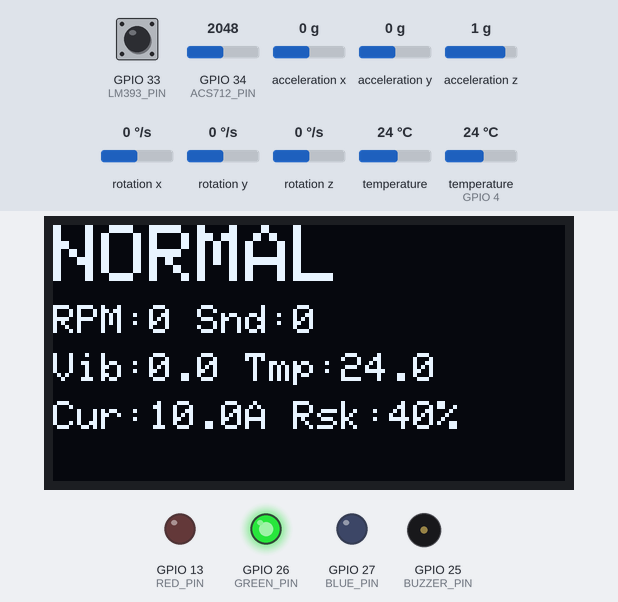
The sketch below on a simulated ESP32. Parts: 128×64 one-colour display, output pins drawn as LEDs (lit = HIGH), buzzer (waves = sounding, pin HIGH). Inputs (shaded band) come from the test bench; at power-on: acceleration z 1 g, temperature (sensor on GPIO 4) 24 °C, GPIO 34 (ACS712_PIN) = 2048, GPIO 33 (LM393_PIN) HIGH, acceleration x 0 g, acceleration y 0 g, rotation x 0 °/s, rotation y 0 °/s, rotation z 0 °/s, temperature 24 °C. WiFi joins after 1.5 s; servers stay silent unless stated; I2S audio is not simulated (input reads silence).

Above: at 3.8 s.
3.9 s: acceleration z set to 0.7 g
At 5.4 s:
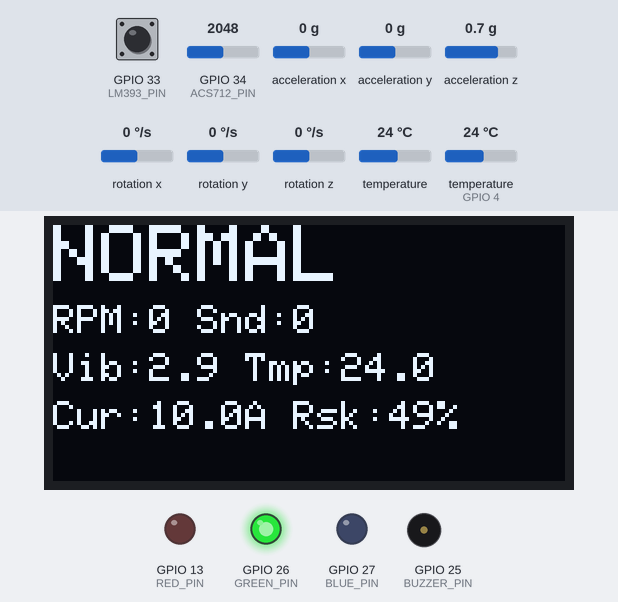
6.5 s: acceleration z set to 0.4 g
At 9.9 s:
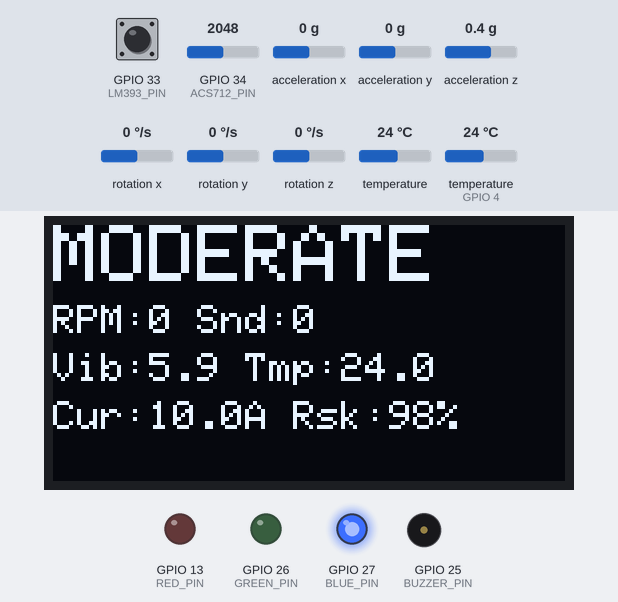
10.2 s: acceleration z set to -1.4 g
At 13.3 s:
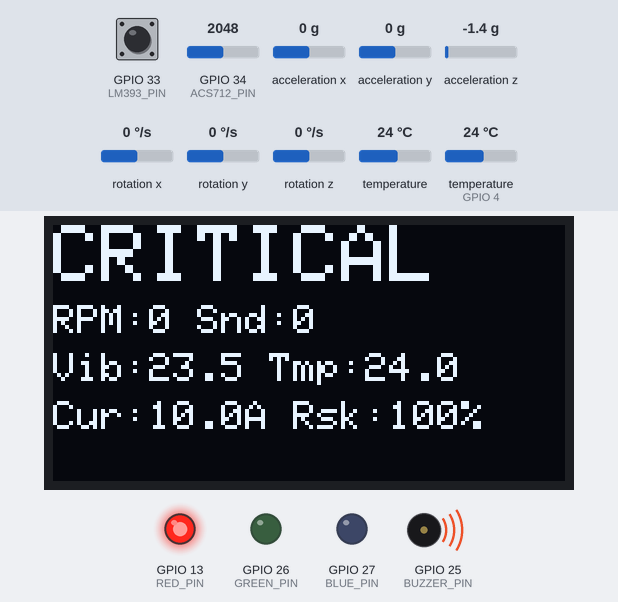
13.8 s: temperature (sensor on GPIO 4) set to 12 °C
At 15.0 s:
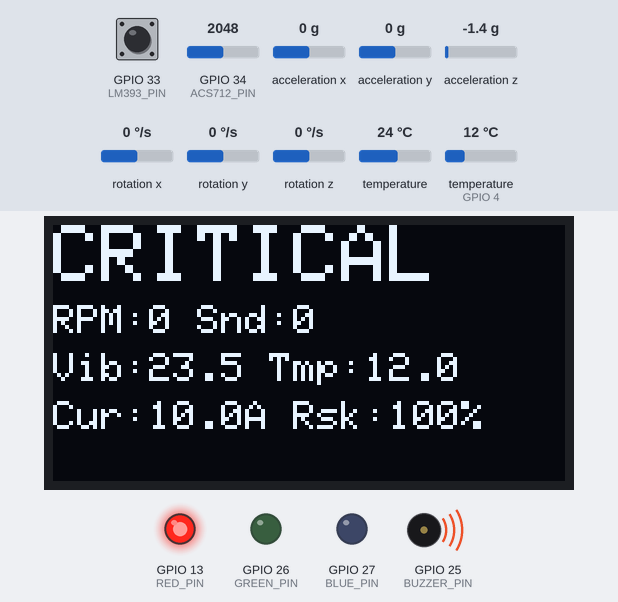
15.6 s: GPIO 34 (ACS712_PIN) set to 2866
At 16.7 s:
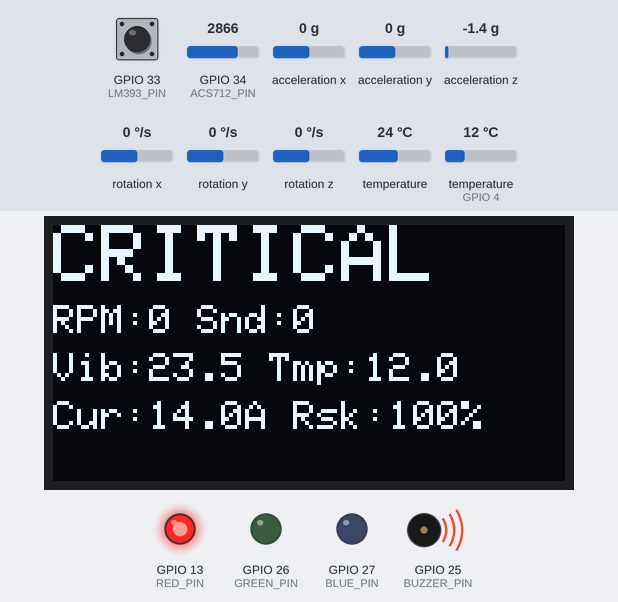
17.4 s: GPIO 33 (LM393_PIN) pulled LOW for 0.15 s
Timing chart, 0 to 20.4 s (numbered marks = the images above; inputs shaded):
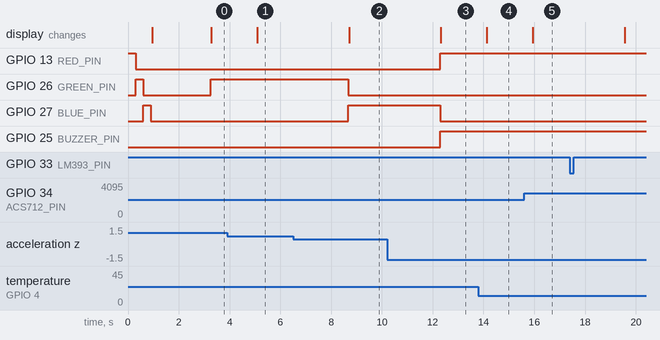

Measured:
- the behaviour switches between 0.6 and 0.5 g on acceleration z (found by bisection; images 1 and 2)
- after the input at 3.9 s, the display: changes after 1.2 s (image 1)
- after the input at 6.5 s, GPIO 26 (GREEN_PIN): HIGH → LOW after 2.2 s; GPIO 27 (BLUE_PIN): LOW → HIGH after 2.2 s; the display: changes after 2.2 s (image 2)
- after the input at 10.2 s, GPIO 13 (RED_PIN), GPIO 25 (BUZZER_PIN): LOW → HIGH after 2.1 s; GPIO 27 (BLUE_PIN): HIGH → LOW after 2.1 s; the display: changes after 2.1 s (image 3)
- after the input at 13.8 s, the display: changes after 0.33 s (image 4)
- after the input at 15.6 s, the display: changes after 0.34 s (image 5)

The sketch:

PredictiveMaintenance.ino
```cpp
#include <WiFi.h>
#include <WebServer.h>
#include <Wire.h>
#include <Adafruit_MPU6050.h>
#include <Adafruit_Sensor.h>
#include <Adafruit_GFX.h>
#include <Adafruit_SSD1306.h>
#include <OneWire.h>
#include <DallasTemperature.h>
#include <WiFiClientSecure.h>
#include <UniversalTelegramBot.h>
#include <ArduinoJson.h>
#include <driver/i2s.h>

// --- 1. Venue Wi-Fi (MUST BE 2.4GHz) ---
const char* ssid_sta = "ABCDD";
const char* password_sta = "12344321";

// --- 2. Access Point (Local Dashboard) ---
const char* ssid_ap = "MotorHealth_Demo";
const char* password_ap = "password123";

// --- 3. Telegram Bot Details ---
#define BOT_TOKEN "PASTE YOUR TOKEN"
#define CHAT_ID "PASTE YOUR ID"

WiFiClientSecure secured_client;
UniversalTelegramBot bot(BOT_TOKEN, secured_client);
unsigned long lastTelegramTime = 0;
const unsigned long telegramCooldown = 30000;

WebServer server(80);

// --- Hardware Objects & Pins ---
Adafruit_SSD1306 display(128, 64, &Wire, -1);
Adafruit_MPU6050 mpu;
OneWire oneWire(4);
DallasTemperature ds18b20(&oneWire);

#define ACS712_PIN 34
#define LM393_PIN 33
#define BUZZER_PIN 25
#define RED_PIN 13
#define GREEN_PIN 26
#define BLUE_PIN 27

// --- INMP441 I2S Pins ---
#define I2S_SCK 18
#define I2S_WS 19
#define I2S_SD 32

// --- Global Variables ---
volatile unsigned int pulseCount = 0;
unsigned int currentRpm = 0;
unsigned long lastRpmTime = 0;
float currentSoundLevel = 0;
String latestJson = "{}";

// --- RPM FIX SETTINGS ---
const int ENCODER_HOLES = 20; // CHANGE THIS to match the holes on your black disk
volatile unsigned long lastInterruptTime = 0;

void IRAM_ATTR countPulse() {
  unsigned long interruptTime = millis();
  // Debounce filter: Ignores noise triggering faster than 1 millisecond
  if (interruptTime - lastInterruptTime > 1) {
    pulseCount++;
    lastInterruptTime = interruptTime;
  }
}

// --- Setup I2S Mic ---
void setupI2S() {
  i2s_config_t i2s_config = {
    .mode = (i2s_mode_t)(I2S_MODE_MASTER | I2S_MODE_RX),
    .sample_rate = 16000,
    .bits_per_sample = I2S_BITS_PER_SAMPLE_32BIT,
    .channel_format = I2S_CHANNEL_FMT_ONLY_LEFT,
    .communication_format = I2S_COMM_FORMAT_STAND_I2S,
    .intr_alloc_flags = ESP_INTR_FLAG_LEVEL1,
    .dma_buf_count = 4,
    .dma_buf_len = 256,
    .use_apll = false,
    .tx_desc_auto_clear = false,
    .fixed_mclk = 0
  };
  i2s_pin_config_t pin_config = {
    .bck_io_num = I2S_SCK,
    .ws_io_num = I2S_WS,
    .data_out_num = I2S_PIN_NO_CHANGE,
    .data_in_num = I2S_SD
  };
  i2s_driver_install(I2S_NUM_0, &i2s_config, 0, NULL);
  i2s_set_pin(I2S_NUM_0, &pin_config);
}

// --- Read Microphone Amplitude ---
float readMic() {
  int32_t sample = 0;
  size_t bytesRead;
  long maxSample = 0;

  for (int i = 0; i < 256; i++) {
    i2s_read(I2S_NUM_0, &sample, sizeof(sample), &bytesRead, portMAX_DELAY);
    if (bytesRead > 0) {
      sample >>= 14;
      if (abs(sample) > maxSample) { maxSample = abs(sample); }
    }
  }
  return maxSample;
}

// --- HTML Dashboard (3-Column Layout with Limits) ---
const char index_html[] PROGMEM = R"rawliteral(
<!DOCTYPE HTML><html>
<head>
  <title>Motor Dashboard</title>
  <meta name="viewport" content="width=device-width, initial-scale=1">
  <style>
    body { font-family: Arial; text-align: center; margin: 0; background-color: #121212; color: white;}
    h1 { color: #00adb5; font-size: 28px; margin-top: 20px; }

    .dashboard-container { display: flex; flex-wrap: wrap; justify-content: center; align-items: flex-start; gap: 20px; padding: 20px; }
    .side-panel { background-color: #1e1e1e; padding: 20px; width: 100%; max-width: 250px; border-radius: 10px; }
    .center-panel { width: 100%; max-width: 400px; }
    .card { background-color: #1e1e1e; padding: 15px; margin-bottom: 20px; border-radius: 10px; }

    h3 { color: #00adb5; font-size: 18px; margin-top: 0; border-bottom: 1px solid #333; padding-bottom: 10px; }
    .val { font-size: 20px; font-weight: bold; color: #eeeeee; }

    .status-NORMAL { color: #00FF00; font-size: 24px; font-weight: bold; }
    .status-MODERATE { color: #0088FF; font-size: 24px; font-weight: bold; }
    .status-CRITICAL { color: #FF0000; font-size: 24px; font-weight: bold; }

    .hazard-NORMAL { color: #00FF00; font-size: 20px; font-weight: bold; margin-top: 20px; display: block; }
    .hazard-ALERT { color: #FF4500; font-size: 20px; font-weight: bold; margin-top: 20px; display: block; }

    .risk { color: #FF4500; font-size: 18px; font-weight: bold; margin-top:5px; }
    .ai-box { border: 1px solid #00adb5; padding: 10px; margin-top: 15px; border-radius: 5px; background: #2a2a2a; color: #00adb5; font-weight: bold;}

    .peak-stat { margin: 15px 0; text-align: left; border-left: 3px solid #00adb5; padding-left: 10px;}
    .peak-label { font-size: 14px; color: #aaaaaa; }
  </style>
  <script>
    let peakVib = 0;
    let peakTemp = 0;
    let peakRpm = 0;
    let peakCurr = 0;

    setInterval(function() {
      fetch('/data').then(response => response.json()).then(data => {
        // Update Center Metrics
        document.getElementById("vib").innerHTML = data.vib.toFixed(2);
        document.getElementById("temp").innerHTML = data.temp.toFixed(1);
        document.getElementById("rpm").innerHTML = data.rpm;
        document.getElementById("snd").innerHTML = data.snd.toFixed(0);
        document.getElementById("curr").innerHTML = data.curr.toFixed(2);
        document.getElementById("risk").innerHTML = "System Risk: " + data.risk.toFixed(1) + "%";
        document.getElementById("ai").innerHTML = data.ai;

        let statusEl = document.getElementById("status");
        statusEl.innerHTML = data.state;
        statusEl.className = "status-" + data.state;

        // Update Left Side (Hazard Reason)
        let hazardEl = document.getElementById("hazard-reason");
        hazardEl.innerHTML = data.reason;
        hazardEl.className = data.state === "NORMAL" ? "hazard-NORMAL" : "hazard-ALERT";

        // Update Right Side (Peak Values)
        if (data.vib > peakVib) { peakVib = data.vib; document.getElementById("p-vib").innerText = peakVib.toFixed(2) + " m/s²"; }
        if (data.temp > peakTemp && data.temp != -127.0) { peakTemp = data.temp; document.getElementById("p-temp").innerText = peakTemp.toFixed(1) + " °C"; }
        if (data.rpm > peakRpm) { peakRpm = data.rpm; document.getElementById("p-rpm").innerText = peakRpm + " RPM"; }
        if (data.curr > peakCurr) { peakCurr = data.curr; document.getElementById("p-curr").innerText = peakCurr.toFixed(2) + " A"; }
      });
    }, 500);
  </script>
</head>
<body>
  <h1>Edge Motor Diagnostics</h1>

  <div class="dashboard-container">

    <!-- LEFT PANEL: Hazard Trigger -->
    <div class="side-panel">
      <h3>Active Hazard</h3>
      <span id="hazard-reason" class="hazard-NORMAL">Loading...</span>
    </div>

    <!-- CENTER PANEL: Live Metrics -->
    <div class="center-panel">
      <div class="card">
        <p>System Status</p>
        <p id="status" class="status-NORMAL">LOADING...</p>
        <p id="risk" class="risk">System Risk: 0%</p>
        <div class="ai-box">AI Diagnosis: <span id="ai">Analyzing...</span></div>
      </div>
      <div class="card" style="text-align: left; padding: 15px 25px;">
        <p>Speed: <span id="rpm" class="val">0</span> RPM <br><span style="font-size:13px; color:#aaa;">[Mod: >1000 | Crit: >1300]</span></p>
        <p>Vib (Z): <span id="vib" class="val">0.00</span> m/s&sup2; <br><span style="font-size:13px; color:#aaa;">[Mod: >4.0 | Crit: >6.0]</span></p>
        <p>Current: <span id="curr" class="val">0.00</span> A <br><span style="font-size:13px; color:#aaa;">[Mod: >15.0A]</span></p>
        <p>Temp: <span id="temp" class="val">0.0</span> &deg;C <br><span style="font-size:13px; color:#aaa;">[Crit: >60&deg;C]</span></p>
        <p>Sound: <span id="snd" class="val">0</span> <br><span style="font-size:13px; color:#aaa;">[Mod: >2000 | Crit: >5000]</span></p>
      </div>
    </div>

    <!-- RIGHT PANEL: Peak Session Values -->
    <div class="side-panel">
      <h3>Peak Session Data</h3>
      <div class="peak-stat">
        <div class="peak-label">Max Vibration</div>
        <div id="p-vib" class="val">0.00 m/s&sup2;</div>
      </div>
      <div class="peak-stat">
        <div class="peak-label">Max Temperature</div>
        <div id="p-temp" class="val">0.0 &deg;C</div>
      </div>
      <div class="peak-stat">
        <div class="peak-label">Max Speed</div>
        <div id="p-rpm" class="val">0 RPM</div>
      </div>
      <div class="peak-stat">
        <div class="peak-label">Max Current</div>
        <div id="p-curr" class="val">0.00 A</div>
      </div>
    </div>

  </div>
</body>
</html>)rawliteral";

void setup() {
  Serial.begin(115200);

  pinMode(ACS712_PIN, INPUT);
  pinMode(LM393_PIN, INPUT_PULLUP);
  pinMode(BUZZER_PIN, OUTPUT);
  pinMode(RED_PIN, OUTPUT);
  pinMode(GREEN_PIN, OUTPUT);
  pinMode(BLUE_PIN, OUTPUT);

  // LED Boot Test
  digitalWrite(RED_PIN, HIGH); delay(300); digitalWrite(RED_PIN, LOW);
  digitalWrite(GREEN_PIN, HIGH); delay(300); digitalWrite(GREEN_PIN, LOW);
  digitalWrite(BLUE_PIN, HIGH); delay(300); digitalWrite(BLUE_PIN, LOW);

  attachInterrupt(digitalPinToInterrupt(LM393_PIN), countPulse, FALLING);

  display.begin(SSD1306_SWITCHCAPVCC, 0x3C);
  display.clearDisplay(); display.setTextColor(WHITE);
  display.setCursor(0, 10); display.println("Booting System...");
  display.display();

  WiFi.mode(WIFI_AP_STA);
  WiFi.begin(ssid_sta, password_sta);
  long startAttemptTime = millis();
  while (WiFi.status() != WL_CONNECTED && millis() - startAttemptTime < 10000) { delay(500); }
  WiFi.softAP(ssid_ap, password_ap);

  secured_client.setInsecure();
  setupI2S();
  mpu.begin();
  mpu.setAccelerometerRange(MPU6050_RANGE_8_G);
  ds18b20.begin();

  server.on("/", HTTP_GET, []() { server.send(200, "text/html", index_html); });
  server.on("/data", HTTP_GET, []() { server.send(200, "application/json", latestJson); });
  server.begin();
}

void loop() {
  server.handleClient();

  if (millis() - lastRpmTime >= 1000) {
    // RPM Calculation upgraded with Encoder Division
    currentRpm = (pulseCount * 60) / ENCODER_HOLES;
    pulseCount = 0;

    currentSoundLevel = readMic();

    sensors_event_t a, g, temp;
    mpu.getEvent(&a, &g, &temp);
    float z = abs(a.acceleration.z - 9.8);

    ds18b20.requestTemperatures();
    float t = ds18b20.getTempCByIndex(0);
    float c = (analogRead(ACS712_PIN) / 4095.0) * 20.0;

    // Risk calculation updated for 6.0 Vib and 1300 RPM critical limits
    float vibRisk = (z / 6.0) * 100.0;
    float rpmRisk = (currentRpm / 1300.0) * 100.0;
    float tempRisk = (t / 60.0) * 100.0;
    float sndRisk = (currentSoundLevel / 5000.0) * 100.0;

    float totalRisk = max(max(vibRisk, rpmRisk), max(tempRisk, sndRisk));
    if (totalRisk > 100.0) totalRisk = 100.0;

    // Determine Base State with 1300/1000 RPM limits
    String state = "NORMAL";
    if (z > 6.0 || t > 60.0 || currentRpm > 1300 || currentSoundLevel > 5000) { state = "CRITICAL"; }
    else if (z > 4.0 || c > 15.0 || currentRpm > 1000 || currentSoundLevel > 2000) { state = "MODERATE"; }

    // Isolate the Hazard Reason
    String hazardReason = "System Stable";
    if (z > 6.0) hazardReason = "Critical Vibration";
    else if (t > 60.0) hazardReason = "Overheating";
    else if (currentRpm > 1300) hazardReason = "Overspeed detected";
    else if (currentSoundLevel > 5000) hazardReason = "Acoustic Anomaly (Amp)";
    else if (z > 4.0) hazardReason = "Moderate Vibration";
    else if (c > 15.0) hazardReason = "High Current Draw";
    else if (currentRpm > 1000) hazardReason = "Elevated Speed";
    else if (currentSoundLevel > 2000) hazardReason = "Elevated Noise";

    // Simulated ML Diagnosis Engine
    String aiDiagnosis = "System Healthy (99% Confidence)";
    if (z > 4.0 && currentSoundLevel > 2000) { aiDiagnosis = "Bearing Wear Detected"; }
    else if (c > 15.0 && currentRpm < 100) { aiDiagnosis = "Motor Stalled / Jammed Axis"; }
    else if (t > 50.0 && c > 10.0) { aiDiagnosis = "Thermal Overload (Coil Degradation)"; }
    else if (currentRpm > 1300 && c < 2.0) { aiDiagnosis = "Tool Broken / No Load Detected"; }
    else if (state == "CRITICAL") { aiDiagnosis = "Anomaly Detected: Review Data Logs"; }
    else if (state == "MODERATE") { aiDiagnosis = "Minor Fluctuations Detected"; }

    // Hardware Outputs
    digitalWrite(BUZZER_PIN, LOW);
    digitalWrite(RED_PIN, LOW);
    digitalWrite(GREEN_PIN, LOW);
    digitalWrite(BLUE_PIN, LOW);

    if (state == "CRITICAL") {
      digitalWrite(RED_PIN, HIGH);
      digitalWrite(BUZZER_PIN, HIGH);

      if (millis() - lastTelegramTime > telegramCooldown) {
        if (WiFi.status() == WL_CONNECTED) {
          String msg = "⚠️ MOTOR CRITICAL ALERT ⚠️\n";
          msg += "Reason: " + hazardReason + "\n";
          msg += "Risk Level: " + String(totalRisk, 1) + "%\n";
          msg += "RPM: " + String(currentRpm) + "\n";
          msg += "Vib: " + String(z, 1) + " m/s2\n";
          bot.sendMessage(CHAT_ID, msg, "");
          lastTelegramTime = millis();
        }
      }
    }
    else if (state == "MODERATE") { digitalWrite(BLUE_PIN, HIGH); }
    else { digitalWrite(GREEN_PIN, HIGH); }

    // Update OLED (Clean UI with Current and Risk)
    display.clearDisplay();

    // Print Threshold State (NORMAL, MODERATE, or CRITICAL) largely at the top
    display.setTextSize(2);
    display.setCursor(0, 0);
    display.println(state);

    // Print all 6 metrics clearly on the remaining lines
    display.setTextSize(1);
    display.setCursor(0, 20); display.printf("RPM:%d Snd:%.0f", currentRpm, currentSoundLevel);
    display.setCursor(0, 32); display.printf("Vib:%.1f Tmp:%.1f", z, t);
    display.setCursor(0, 44); display.printf("Cur:%.1fA Rsk:%.0f%%", c, totalRisk);
    display.display();

    // Export Data, Diagnosis, and Reason to Web Interface
    latestJson = "{\"vib\":" + String(z) + ",\"temp\":" + String(t) + ",\"curr\":" + String(c) + ",\"rpm\":" + String(currentRpm) + ",\"snd\":" + String(currentSoundLevel) + ",\"risk\":" + String(totalRisk) + ",\"state\":\"" + state + "\",\"ai\":\"" + aiDiagnosis + "\",\"reason\":\"" + hazardReason + "\"}";

    lastRpmTime = millis();
  }
}
```
